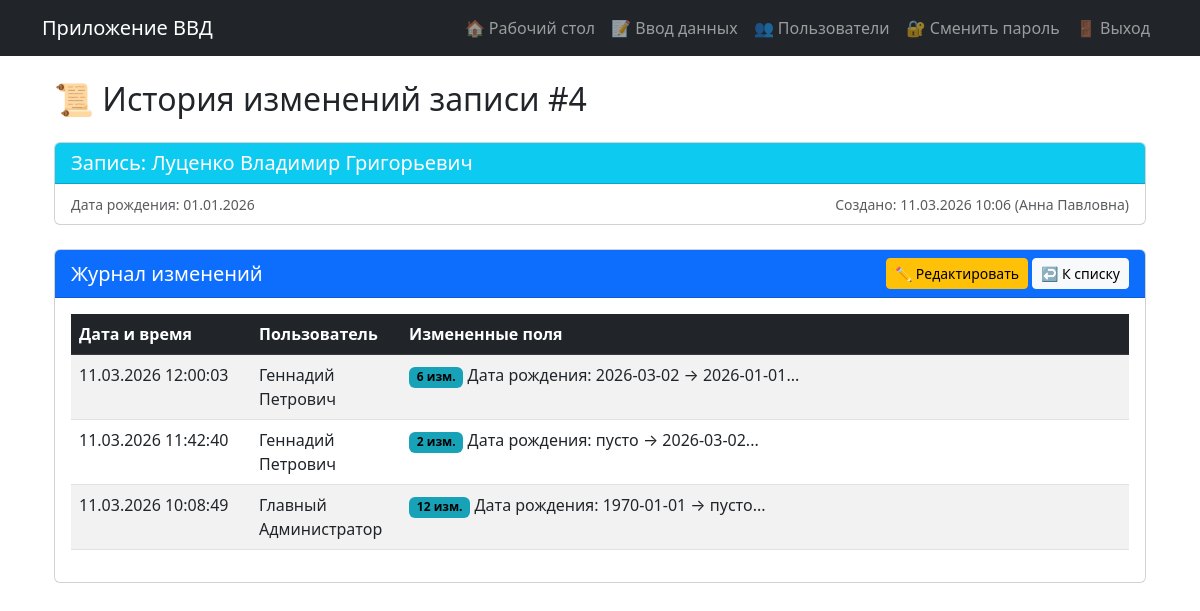
The page /record/history/4 (signed in) on the database its author committed.
### models.py (models this page shows, shortened)
class PersonData(db.Model):  # Класс переименован!
    __tablename__ = 'person_data'  # Новое имя таблицы!
    __table_args__ = {'extend_existing': True}  # Добавлено!
    id = db.Column(db.Integer, primary_key=True)
    last_name = db.Column(db.String(100))
    first_name = db.Column(db.String(100))
    middle_name = db.Column(db.String(100))
    birth_date = db.Column(db.Date)
    date2 = db.Column(db.Date)
    place2 = db.Column(db.String(255))
    category = db.Column(db.String(200))
    category_custom = db.Column(db.String(200))
    position = db.Column(db.String(200))
    rank = db.Column(db.String(100))
    number = db.Column(db.String(100))
    lp = db.Column(db.String(255))
    lp_reason = db.Column(db.String(1000))
    place = db.Column(db.String(200))
    ppr = db.Column(db.String(200))
    place2_field = db.Column(db.String(200))
    date4 = db.Column(db.Date)
    ee = db.Column(db.Date)
    ee4 = db.Column(db.Date)
    created_at = db.Column(db.DateTime, default=datetime.now)
    updated_at = db.Column(db.DateTime, default=datetime.now, onupdate=datetime.now)
    user_id = db.Column(db.Integer, db.ForeignKey('users.id'), nullable=False)
    edit_history = db.relationship('EditHistory', backref='record', lazy='dynamic', cascade='all, delete-orphan')

class User(UserMixin, db.Model):
    __tablename__ = 'users'  # Явно указываем имя таблицы Алиса
    __table_args__ = {'extend_existing': True}  # Добавлено!
    id = db.Column(db.Integer, primary_key=True)
    username = db.Column(db.String(80), unique=True, nullable=False)
    password = db.Column(db.String(200), nullable=False)
    full_name = db.Column(db.String(100))
    role = db.Column(db.String(20), default='user')
    entries = db.relationship('PersonData', backref='author', lazy=True, cascade='all, delete-orphan')
    def is_admin(self):
        return self.role == 'admin'

class EditHistory(db.Model):
    __tablename__ = 'edit_history'
    id = db.Column(db.Integer, primary_key=True)
    record_id = db.Column(db.Integer, db.ForeignKey('person_data.id'), nullable=False)
    user_id = db.Column(db.Integer, db.ForeignKey('users.id'), nullable=False)
    field_name = db.Column(db.String(100), nullable=False)  # Какое поле изменили
    old_value = db.Column(db.Text)  # Старое значение
    new_value = db.Column(db.Text)  # Новое значение
    edited_at = db.Column(db.DateTime, default=datetime.now)  # Когда изменили
    user = db.relationship('User', backref='edit_actions')

### app.py (the view)
@app.route('/record/history/<int:record_id>')
@app.route('/record/history/<int:record_id>')
@login_required
def record_history(record_id):
    record = PersonData.query.get_or_404(record_id)
    history = EditHistory.query.filter_by(record_id=record_id) \
        .order_by(EditHistory.edited_at.desc()).all()
    grouped = {}
    for entry in history:
        time_key = entry.edited_at.strftime('%Y-%m-%d %H:%M:%S')
        user_key = entry.user_id
        group_key = f"{time_key}_{user_key}"
        if group_key not in grouped:
            grouped[group_key] = {
                'edited_at': entry.edited_at,
                'user_name': entry.user.full_name or entry.user.username,
                'user_id': entry.user_id,
                'changes': []
            }
        field_names = {
            'last_name': 'Фамилия',
            'first_name': 'Имя',
            'middle_name': 'Отчество',
            'birth_date': 'Дата рождения',
            'date2': 'Дата 2',
            'place2': 'Место 2',
            'category': 'Категория',
            'category_custom': 'Свой вариант',
            'position': 'Должность',
            'rank': 'Звание',
            'number': 'Номер',
            'lp': 'ЛП',
            'lp_reason': 'Причина ЛП',
            'place': 'Место',
            'ppr': 'ППР',
            'place2_field': 'Место 2',
            'date4': 'Дата 4',
            'ee': 'ЭЭ',
            'ee4': 'ЭЭ4'
        }
        field_rus = field_names.get(entry.field_name, entry.field_name)
        old_val = entry.old_value if entry.old_value else 'пусто'
        new_val = entry.new_value if entry.new_value else 'пусто'
        grouped[group_key]['changes'].append({
            'field': field_rus,
            'old': old_val,
            'new': new_val,
            'display': f"{field_rus}: {old_val} → {new_val}",
            'short': f"{field_rus}: {old_val} → {new_val}"[:50]
        })
    grouped_history = []
    for group in grouped.values():
        grouped_history.append(group)
    grouped_history.sort(key=lambda x: x['edited_at'], reverse=True)
    return render_template('record_history.html',
                           record=record,
                           grouped_history=grouped_history)

### app.py (called while the page is built)
@login_manager.user_loader
def load_user(user_id):
    return db.session.get(User, int(user_id)) #User.query.get(int(user_id))

### templates/record_history.html (shortened to what this page needs)
{% extends "base.html" %}
{% block content %}
<div class="container-fluid">
    <h2 class="mb-4">📜 История изменений записи #{{ record.id }}</h2>
    <div class="card mb-4">
        <div class="card-header bg-info text-white">
            <h5 class="mb-0">Запись: {{ record.last_name }} {{ record.first_name }} {{ record.middle_name }}</h5>
        </div>
        <div class="card-body py-2">
            <div class="row">
                <div class="col-md-6">
                    <small class="text-muted">Дата рождения: {{ record.birth_date.strftime('%d.%m.%Y') if record.birth_date else '-' }}</small>
                </div>
                <div class="col-md-6 text-md-end">
                    <small class="text-muted">Создано: {{ record.created_at.strftime('%d.%m.%Y %H:%M') }} ({{ record.author.full_name or record.author.username }})</small>
                </div>
            </div>
        </div>
    </div>
    <div class="card">
        <div class="card-header bg-primary text-white d-flex justify-content-between align-items-center">
            <h5 class="mb-0">Журнал изменений</h5>
            <div>
                <a href="{{ url_for('edit_record', record_id=record.id) }}" class="btn btn-warning btn-sm">✏️ Редактировать</a>
                <a href="{{ url_for('all_records') }}" class="btn btn-light btn-sm">↩️ К списку</a>
            </div>
        </div>
        <div class="card-body">
            {% if grouped_history %}
            <div class="table-responsive">
                <table class="table table-striped table-hover">
                    <thead class="table-dark">
                        <tr>
                            <th style="width: 180px;">Дата и время</th>
                            <th style="width: 150px;">Пользователь</th>
                            <th>Измененные поля</th>
                        </tr>
                    </thead>
                    <tbody>
                        {% for group in grouped_history %}
                        <tr>
                            <td>{{ group.edited_at.strftime('%d.%m.%Y %H:%M:%S') }}</td>
                            <td>{{ group.user_name }}</td>
                            <td>
                                <div class="change-cell" data-changes='{{ group.changes|tojson|safe }}'>
                                    {% if group.changes|length == 1 %}
                                        {{ group.changes[0].display }}
                                    {% else %}
                                        <span class="badge" style="background-color: #17a2b8; color: #000000; font-weight: bold;">{{ group.changes|length }} изм.</span>
                                        <span class="change-summary">{{ group.changes[0].short }}...</span>
                                    {% endif %}
                                </div>
                            </td>
                        </tr>
                        {% endfor %}
                    </tbody>
                </table>
            </div>
            {% else %}
            <div class="alert alert-info mb-0">
                У этой записи пока нет истории изменений.
            </div>
            {% endif %}
        </div>
    </div>
</div>
{% endblock %}

### rows shown on the page
PersonData: id "4", last_name "Луценко", first_name "Владимир", middle_name "Григорьевич", birth_date "01.01.2026", created_at "11.03.2026 10:06"
User: author "Анна Павловна"
User: edited_at "11.03.2026 12:00:03", user_name "Геннадий Петрович", changes|length "6", changes "Дата рождения: 2026-03-02 → 2026-01-01", edited_at "11.03.2026 11:42:40", changes|length "2", changes "Дата рождения: пусто → 2026-03-02"
User: edited_at "11.03.2026 10:08:49", user_name "Главный Администратор", changes|length "12", changes "Дата рождения: 1970-01-01 → пусто"
